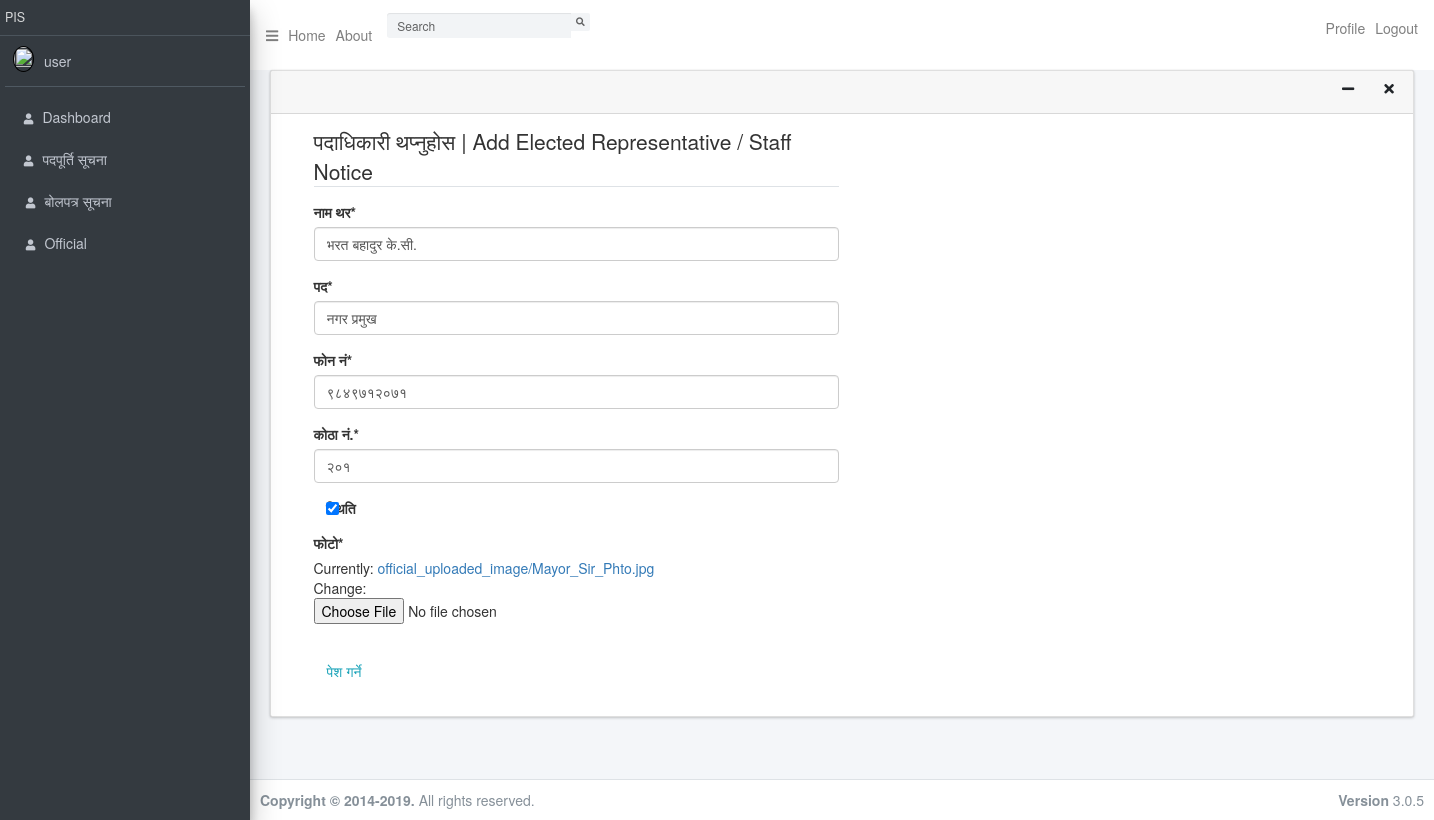
Page /official/update/1 (signed in) on the committed database.
### screendisplay/models.py (models this page shows, shortened)
class Official(models.Model):
    official_name = models.CharField(max_length=150, verbose_name="नाम थर")
    official_designation = models.CharField(max_length=50, verbose_name="पद")
    official_phoneno = models.CharField(max_length=10, verbose_name="फोन नं")
    official_roomno = models.CharField(max_length=3, verbose_name="कोठा नं.")
    official_published_status = models.BooleanField(default=1, verbose_name="स्थिति")
    official_image = models.ImageField(upload_to='official_uploaded_image', verbose_name="फोटो")
    date_posted = models.DateTimeField(default=timezone.now)
    created_by = models.ForeignKey(User, on_delete=models.CASCADE)

### screendisplay/views.py (the view, shortened to what this page needs)
# urls.py: path('official/update/<int:pk>', OfficialUpdateView.as_view(), name='official-update'),
class OfficialUpdateView(UserAccessMixin, UpdateView):
	raise_exception = False
	permission_required = 'screendisplay.change_official'
	permission_denied_message = ""
	login_url = '/official/list/'
	redirect_field_name = 'next'
	model = Official
	fields = ['official_name', 'official_designation', 'official_phoneno', 'official_roomno', 'official_published_status', 'official_image']

### screendisplay/views.py (called while the page is built)
    def dispatch(self, request, *args, **kwargs):
        if(not self.request.user.is_authenticated):
            return redirect_to_login(self.request.get_full_path(), self.get_login_url(), self.get_redirect_field_name())
        if not self.has_permission():
            return redirect('/')
        return super(UserAccessMixin, self).dispatch(request, *args, **kwargs)

### screendisplay/templates/screendisplay/official_form.html (shortened to what this page needs)
{% extends "screendisplay/basebackend.html" %}
{% load crispy_forms_tags %}
{% block content %}
<div class="row container">
    <div class="content-section col-md-6">
        <form method="POST" enctype="multipart/form-data">
            <fieldset class="form-group">
                <legend class="border-bottom mb-4">पदाधिकारी थप्नुहोस | Add Elected Representative / Staff Notice</legend>
                {{ form|crispy }}
            </fieldset>
            <div class="form-group">
                <button class="btn btn-outline-info" type="submit">पेश गर्ने</button>
            </div>
        </form>
    </div>
</div>
{% endblock content %}

### screendisplay/templates/screendisplay/basebackend.html (shortened to what this page needs)
{% load static %}
<!DOCTYPE html>
<html>
<head>
    <link rel="stylesheet" href="{% static 'screendisplay/plugins/fontawesome-free/css/all.min.css' %}">
    <link rel="stylesheet" href="https://code.ionicframework.com/ionicons/2.0.1/css/ionicons.min.css">
    <link rel="stylesheet" href="{% static 'screendisplay/plugins/overlayScrollbars/css/OverlayScrollbars.min.css' %}">
    <link rel="stylesheet" href="{% static 'screendisplay/plugins/datatables-bs4/css/dataTables.bootstrap4.min.css' %}">
    <link rel="stylesheet"
          href="{% static 'screendisplay/plugins/datatables-responsive/css/responsive.bootstrap4.min.css' %}">
    <link rel="stylesheet" href="{% static 'screendisplay/dist/css/adminlte.min.css' %}">
    <link rel="stylesheet" href="https://stackpath.bootstrapcdn.com/bootstrap/4.3.1/css/bootstrap.min.css"
>
    <link rel="stylesheet" href="https://maxcdn.bootstrapcdn.com/bootstrap/3.3.4/css/bootstrap.min.css">
    <link rel="stylesheet" href="https://maxcdn.bootstrapcdn.com/bootstrap/3.3.4/css/bootstrap-theme.min.css">
</head>
<body class="hold-transition sidebar-mini layout-fixed">
<div class="wrapper">
    <nav class="main-header navbar navbar-expand navbar-white navbar-light">
        <ul class="navbar-nav">
            <li class="nav-item">
                <a class="nav-link" data-widget="pushmenu" href="#" role="button"><i class="fas fa-bars"></i></a>
            </li>
            <li class="nav-item d-none d-sm-inline-block">
                <a class="nav-item nav-link" href="#">Home</a>
            </li>
            <li class="nav-item d-none d-sm-inline-block">
                <a class="nav-item nav-link" href="#">About</a>
            </li>
        </ul>
        <form class="form-inline ml-3">
            <div class="input-group input-group-sm">
                <input class="form-control form-control-navbar" type="search" placeholder="Search" aria-label="Search">
                <div class="input-group-append">
                    <button class="btn btn-navbar" type="submit">
                        <i class="fas fa-search"></i>
                    </button>
                </div>
            </div>
        </form>
        <ul class="navbar-nav ml-auto">
            {% if user.is_authenticated %}
            <a class="nav-item nav-link" href="#">Profile</a>
            <a class="nav-item nav-link" href="{% url 'logout' %}">Logout</a>
            {% else %}
            <a class="nav-item nav-link" href="{% url 'login' %}">Login</a>
            <a class="nav-item nav-link" href="{% url 'register' %}">Register</a>
            {% endif %}
        </ul>
    </nav>
    <aside class="main-sidebar sidebar-dark-primary elevation-4">
        <a href="#" class="brand-link">
            <span class="brand-text font-weight-light">PIS</span>
        </a>
        <div class="sidebar">
            <div class="user-panel mt-3 pb-3 mb-3 d-flex">
                <div class="image">
                    <img src="" class="rounded-circle account-img" alt=""
                         width="42" height="24" style="border:1px solid black">
                </div>
                <div class="info">
                    <a href="#" class="d-block">{{ user.username }}</a>
                </div>
            </div>
            <nav class="mt-2">
                <ul class="nav nav-pills nav-sidebar flex-column" data-widget="treeview" role="menu"
                    data-accordion="false">
                    <li class="nav-item">
                        <a href="#" class="nav-link">
                            <i class="nav-icon fas fa-user"></i>
                            <p>
                                Dashboard
                            </p>
                        </a>
                    </li>
                </ul>
                <ul class="nav nav-pills nav-sidebar flex-column" data-widget="treeview" role="menu"
                    data-accordion="false">
                    <li class="nav-item">
                        <a href="{% url 'vacancy-list' %}" class="nav-link">
                            <i class="nav-icon fas fa-user"></i>
                            <p>
                                पदपूर्ति सूचना
                            </p>
                        </a>
                    </li>
                    <li class="nav-item">
                        <a href="{% url 'publicprocurement-list' %}" class="nav-link">
                            <i class="nav-icon fas fa-user"></i>
                            <p>
                                बोलपत्र सूचना
                            </p>
                        </a>
                    </li>
                    <li class="nav-item">
                        <a href="{% url 'official-list' %}" class="nav-link">
                            <i class="nav-icon fas fa-user"></i>
                            <p>
                                Official
                            </p>
                        </a>
                    </li>
                </ul>
            </nav>
        </div>
    </aside>
    <div class="content-wrapper">
        <section class="content">
            <div class="container-fluid">
                <div class="row">
                    <div class="col-md-12">
                        <div class="card">
                            <div class="card-header">
                                <div class="card-tools">
                                    <button type="button" class="btn btn-tool" data-card-widget="collapse"
                                            data-toggle="tooltip" title="Collapse">
                                        <i class="fas fa-minus"></i></button>
                                    <button type="button" class="btn btn-tool" data-card-widget="remove"
                                            data-toggle="tooltip" title="Remove">
                                        <i class="fas fa-times"></i></button>
                                </div>
                            </div>
                            <div class="card-body">
                                <div class="row col-md-12">
                                    <div class="col-md-12">
                                        {% block content %}{% endblock %}
                                    </div>
                                </div>
                            </div>
                        </div>
                    </div>
                </div>
        </section>
    </div>
    <footer class="main-footer">
        <div class="float-right d-none d-sm-block">
            <b>Version</b> 3.0.5
        </div>
        <strong>Copyright &copy; 2014-2019.</strong> All rights
        reserved.
    </footer>
</div>
</body>
</html>

### rows in the picture
Official: official_name "भरत बहादुर के.सी.", official_designation "नगर प्रमुख", official_phoneno "९८४९७१२०७१", official_roomno "२०१", official_published_status "☑"

### other values in the picture
{{ user.username }} "user"
